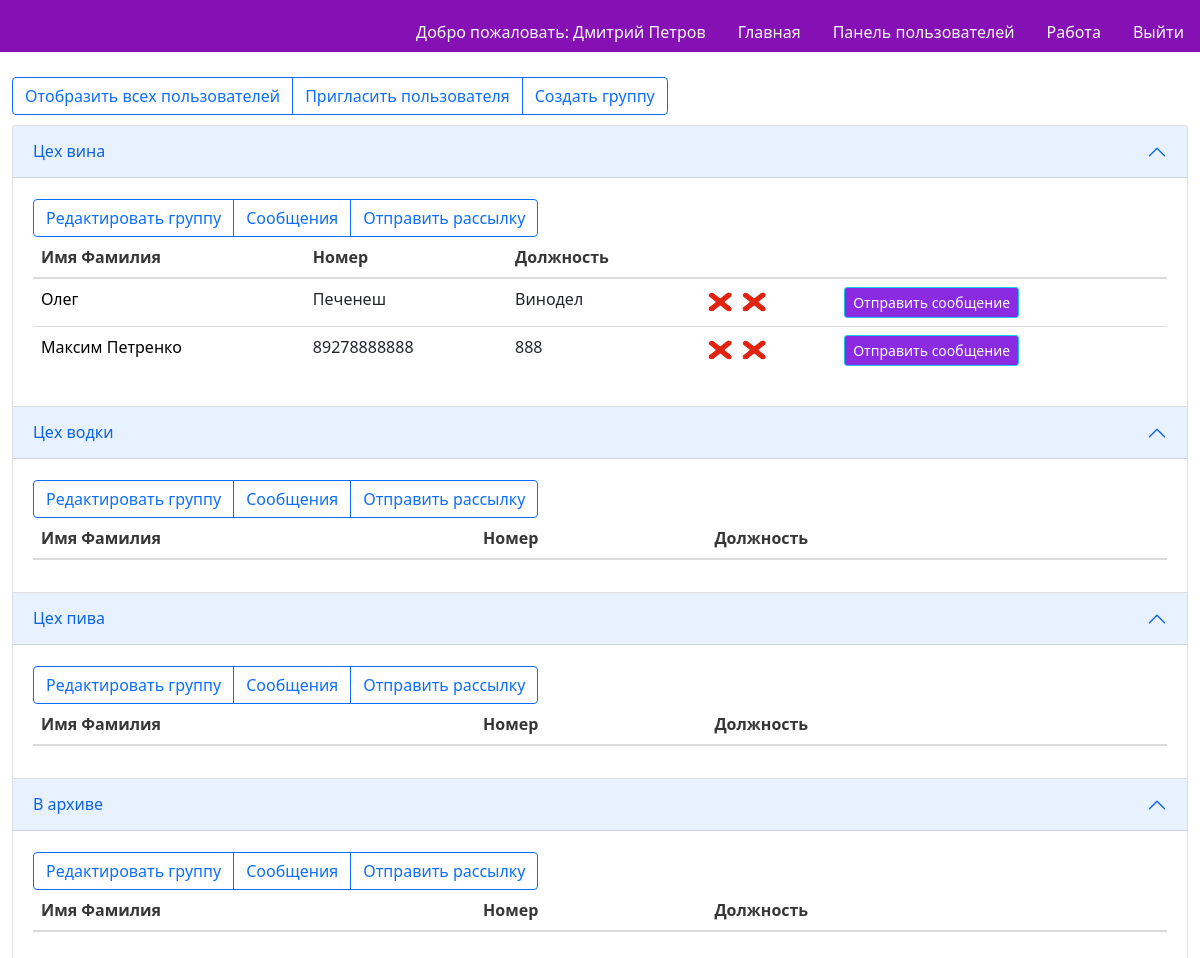
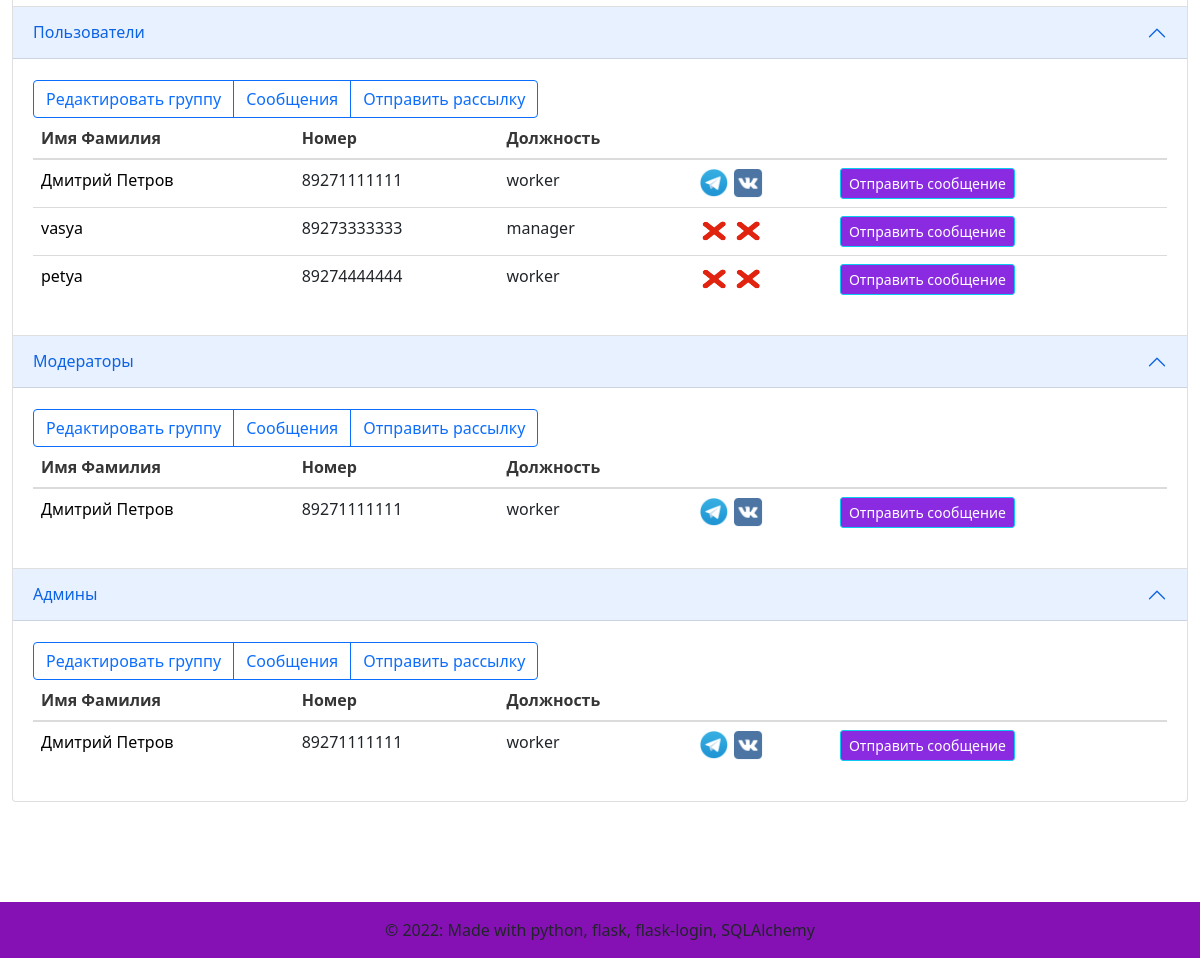
The app's page /workallgroups (signed in) with its own data (2 pictures, top to bottom).
### models.py (models this page shows)
class User(UserMixin, db.Model):
    id = db.Column(db.Integer,
                   nullable=False,
                   unique=True,
                   primary_key=True,
                   autoincrement=True)  # primary keys are required by SQLAlchemy
    password = db.Column(db.String(100))  # пароль есть только у администраторов и модераторов
    name = db.Column(db.String(100))  # имя фамилия
    phone_number = db.Column(db.String(11), unique=True)  # номер телефона
    vk_authorized = db.Column(db.Boolean, default=False)  # авторизован вк или нет
    tlg_authorized = db.Column(db.Boolean, default=False)  # авторизован в телеграм или нет
    status = db.Column(db.String(30))  # статус пользователя(ожидает подтверждения\в архиве\подтвержден)
    app_role = db.Column(db.String(20))  # роль в приложении(админ, модератор, пользователь)
    organisation_role = db.Column(db.String(100))  # должность в организации
    tlg_chat_id = db.Column(db.Integer, default=-1)
    vk_chat_id = db.Column(db.Integer, default=-1)

class Group(db.Model):
    id = db.Column(db.Integer,
                   nullable=False,
                   unique=True,
                   primary_key=True,
                   autoincrement=True)  # primary keys are required by SQLAlchemy
    name = db.Column(db.String(100), unique=True)  # название группы
    owner_id = db.Column(db.Integer, db.ForeignKey('user.id'))  # идентификатор создателя или владельца
    owner = db.relationship('User', backref='owner', lazy='subquery')

### main.py (the view)
@main.route('/workallgroups')
@login_required
def workallgroups():
    users = User.query.all()
    relations = db.session.query(users_groups_relations).all()
    groups = Group.query.order_by(db.desc(Group.id)).all()
    return render_template('workallgroups.html', users=users, groups=groups, relations=relations)

### templates/workallgroups.html
{% extends "base.html" %}
{% block content %}
<div class="btn-group" role="group" aria-label="Basic outlined example" style="margin-top: 5px">
<a class="btn btn-outline-primary" href="./workallusers" role="button">Отобразить всех пользователей</a>
<a class="btn btn-outline-primary" href="{{url_for('users.createuser')}}" role="button">Пригласить пользователя</a>
<a class="btn btn-outline-primary" href="{{url_for('groups.creategroup')}}" role="button">Создать группу</a>
</div>
    <div class="accordion" id="accordionPanelsStayOpenExample" style="margin-top: 10px">
    {% for group in groups if current_user.app_role == 'administrator' or current_user.id == group['owner_id'] or group['id'] == 4%}
      <div class="accordion-item">
        <h2 class="accordion-header" id="panelsStayOpen-heading{{ group['id'] }}">
          <button class="accordion-button" type="button" data-bs-toggle="collapse" data-bs-target="#panelsStayOpen-collapse{{ group['id'] }}" aria-expanded="true" aria-controls="panelsStayOpen-collapse{{ group['id'] }}">
            {{ group['name'] }}
          </button>
        </h2>
        <div id="panelsStayOpen-collapse{{ group['id'] }}" class="accordion-collapse collapse show" aria-labelledby="panelsStayOpen-heading{{ group['id'] }}">
          <div class="accordion-body">
                <div class="btn-group" role="group" aria-label="Basic outlined example" style="margin-top: 5px; margin-right: 10px">
                    <a class="btn btn-outline-primary" href="{{ url_for('groups.editgroup', id=group['id']) }}" role="button">Редактировать группу</a>
                    <a class="btn btn-outline-primary" href="{{ url_for('messages.groupmessages', id=group['id']) }}" role="button">Сообщения</a>
                    <a class="btn btn-outline-primary" href="{{ url_for('messages.groupmessage', id=group['id']) }}" role="button">Отправить рассылку</a>
                </div>
                <table class="table table-hover">
                      <thead>
                        <tr>
                          <th scope="col">Имя Фамилия</th>
                          <th scope="col">Номер</th>
                          <th scope="col">Должность</th>
                            <th scope="col"></th>
                          <th scope="col"></th>
                        </tr>
                      </thead>
                    <tbody>
                        {% for row in relations if group['id'] == row['group_id']%}
                            {%for user in users if user['id'] == row['user_id']%}
                                <tr id="group{{ group['id'] }}user{{ user['id'] }}">
                                  <td scope="row">
                                      <a class="text-decoration-none" style="color: black"
                                        href="{{ url_for('users.edituser', id=user['id']) }}">
                                      {{ user['name'] }}</a></td>
                                  <td>{{ user['phone_number'] }}</td>
                                  <td>{{ user['organisation_role'] }}</td>
                                  <td>
                                      {% if user['tlg_authorized'] %}
                                          <img src="../static/images/tg.png" alt="TG" class="img-rounded" style="height:30px; width:30px"/>
                                      {% else %}
                                          <img src="../static/images/none.png" alt="" class="img-rounded" style="height:30px; width:30px"/>
                                      {% endif %}
                                      {% if user['vk_authorized'] %}
                                          <img src="../static/images/vk.png" alt="VK" class="img-rounded" style="height:30px; width:30px"/>
                                      {% else %}
                                          <img src="../static/images/none.png" alt="" class="img-rounded" style="height:30px; width:30px"/>
                                      {% endif %}
                                  </td>
                                  <td>
                                        <a class="btn btn-info btn-sm" style="background-color:blueviolet; color:white" href="{{ url_for('messages.usermessage', id=user['id']) }}">
                                            Отправить сообщение
                                        </a>
                                  </td>
                                </tr>
                              {%endfor%}
                        {% endfor %}
                    </tbody>
                </table>
          </div>
        </div>
      </div>
    {% endfor %}
    </div>
{% endblock %}

### templates/base.html (shortened to what this page needs)
<!DOCTYPE html>
<html>
<head>
    <link rel="stylesheet" href="https://cdnjs.cloudflare.com/ajax/libs/bulma/0.7.2/css/bulma.min.css" />
    <link href="https://cdn.jsdelivr.net/npm/bootstrap@5.1.3/dist/css/bootstrap.min.css" rel="stylesheet">
    <link rel="stylesheet" href="../static/css/preloader.css"/>
</head>
<body class="loader-body" style="background-color: #ffffff; height: inherit">
            <nav class="d-none page-header navbar navbar-light sticky-top" style="background-color: #8511b4;">
                <div class="container-fluid ">
                    <ul class="nav nav-pills position-absolute bottom-0 end-0">
                        {% if current_user.is_authenticated %}
                        <li class="nav-item">
                            <a class="nav-link text-light" style="color: black"
                                        href="{{ url_for('users.edituser', id=current_user.id) }}">
                                Добро пожаловать: {{ current_user.name }}
                            </a>
                         </li>
                        {% endif %}
                        <li class="nav-item" >
                            <a href="{{ url_for('main.index') }}" class="nav-link text-light">
                                Главная
                            </a>
                        </li>
                        {% if current_user.is_authenticated %}
                        <li class="nav-item">
                            <a href="{{ url_for('main.admusers') }}" class="nav-link text-light">
                                Панель пользователей
                            </a>
                        </li>
                        {% endif %}
                        {% if current_user.is_authenticated %}
                        <li class="nav-item">
                            <a href="{{ url_for('main.workallusers') }}" class="nav-link text-light">
                                Работа
                            </a>
                        </li>
                        {% endif %}
                        {% if current_user.is_authenticated %}
                        <li class="nav-item">
                            <a href="{{ url_for('auth.logout') }}" class="nav-link text-light">
                                Выйти
                            </a>
                        </li>
                        {% endif %}
                    </ul>
                </div>
            </nav>
            <div class="d-none page-main container-fluid" style="height: 82%">
                   {% block content %}
                   {% endblock %}
            </div>
            <footer class="d-none page-footer font-small blue" style="background-color: #8511b4; margin-top: 100px">
              <div class="footer-copyright text-center py-3">© 2022: Made with python, flask, flask-login, SQLAlchemy
              </div>
            </footer>
    </body>
</html>

### records on screen
User: name "Дмитрий Петров", phone_number "89271111111", organisation_role "worker", tlg_authorized True (drawn), vk_authorized True (drawn)
Group: name "Цех вина"
User: name "Олег", phone_number "Печенеш", organisation_role "Винодел", tlg_authorized False (drawn), vk_authorized False (drawn)
User: name "Максим Петренко", phone_number "89278888888", organisation_role "888", tlg_authorized False (drawn), vk_authorized False (drawn)
Group: name "Цех водки"
Group: name "Цех пива"
Group: name "В архиве"
Group: name "Пользователи"
User: name "vasya", phone_number "89273333333", organisation_role "manager", tlg_authorized False (drawn), vk_authorized False (drawn)
User: name "petya", phone_number "89274444444", organisation_role "worker", tlg_authorized False (drawn), vk_authorized False (drawn)
Group: name "Модераторы"
Group: name "Админы"
